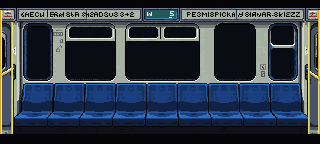
#> input picture tools/v53/img/tr_wall.png, 320 x 144 px, found by its file name
$ python tr_end.py
#> lines starting #> are read from the running program, lines starting #| are printed output that depends on the picture; after the words box and inside, x2 and y2 are one past the last pixel; in counts of white or black regions, pixels touching at a corner belong together
"""Version 69: the train's carriage end (web/bg/nightlife/tr_end.png): python3 tools/v69/tr_end.py

The old end piece (kept as tools/v69/tr_end_old.png) was a darker, bluer gangway door with a plain dark top, so every
carriage end read as a different picture stuck on. This keeps its door and recolours it into the carriage wall's own
grey (tr_wall.png), and gives it the wall's ceiling light strip and sign band with the coach letter in the middle, so the
end wall is part of the same carriage."""
import os
import numpy as np
from PIL import Image
HERE = os.path.dirname(os.path.abspath(__file__)); ROOT = os.path.dirname(os.path.dirname(HERE))
wall = np.asarray(Image.open(os.path.join(ROOT, 'web', 'bg', 'nightlife', 'tr_wall.png')).convert('RGBA')).astype(np.float32)
end = np.asarray(Image.open(os.path.join(HERE, 'tr_end_old.png')).convert('RGBA')).astype(np.float32)
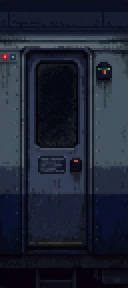
#> input picture tools/v69/tr_end_old.png, 64 x 144 px (shown 2 times larger)
H, W = end.shape[:2]
#> H = 144; W = 64
lum = lambda a: a[..., 0] * 0.3 + a[..., 1] * 0.59 + a[..., 2] * 0.11
# the wall's panel colour: its plain grey between the windows (rows 30..80, columns 160..190 sit on the pier by the W 5 sign)
pier = wall[30:80, 160:190, :3].reshape(-1, 3); pier = pier[lum(pier) > 90]
#> after `pier = wall[30:80, 160:190, :3].reshape(-1, 3)`: pier = 1500 rows, first 8: [5, 4, 6], [165, 176, 162], [160, 168, 155], [205, 209, 195], [5, 4, 6], [10, 12, 20], [10, 12, 20], [10, 12, 20]
#> after `pier = pier[lum(pier) > 90]`: pier = 114 rows, first 8: [165, 176, 162], [160, 168, 155], [205, 209, 195], [165, 176, 162], [165, 176, 162], [205, 209, 195], [165, 176, 162], [160, 168, 155]
tint = pier.mean(0) / lum(pier.mean(0)[None])[0]
#> tint = [0.98, 1.02, 0.959]
out = end.copy()
L = lum(end[..., :3])
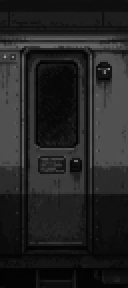
#> L: shape (144, 64) float32 (shown 2 times larger); min 1.66, max 158.4, mean 35.9
# brighten the door's dark blue-grey up to the wall's light, then colour it the wall's grey
k = np.clip(L * 1.45, 0, 255)
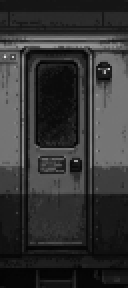
#> k: shape (144, 64) float32 (shown 2 times larger); min 2.41, max 229.7, mean 52.1
out[..., :3] = np.clip(k[..., None] * tint[None, None, :], 0, 255)
# keep the little red and green lights their own colours
sat = end[..., :3].max(-1) - end[..., :3].min(-1)
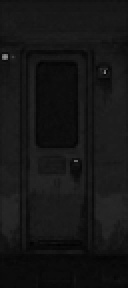
#> sat: shape (144, 64) float32 (shown 2 times larger); min 1, max 138, mean 21.7
out[sat > 60, :3] = end[sat > 60, :3]
#> out: shape (144, 64, 4) float32; mean R, G, B, A 51.1, 52.9, 49.9, 255
# the top: the wall's ceiling and its sign band, with the "W 5" coach plate in the middle
TOP = 22
band = np.repeat(wall[:TOP, 139:140], W, axis=1).copy()      # the plain band between two signs, stretched
band[:5] = wall[:5, 100:100 + W]                              # the ceiling with a light tube in it
plate = wall[5:TOP, 143:179]; x0 = (W - plate.shape[1]) // 2
#> after `x0 = (W - plate.shape[1]) // 2`: x0 = 14
band[5:TOP, x0:x0 + plate.shape[1]] = plate
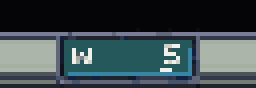
#> band: shape (22, 64, 4) float32 (shown 4 times larger); mean R, G, B, A 59.3, 72, 76, 255
out[:TOP] = band
#> out: shape (144, 64, 4) float32; mean R, G, B, A 53.5, 57.1, 55, 255
# a dark edge each side, like the wall's own vestibule frames
out[TOP:, :1, :3] = 20; out[TOP:, -1:, :3] = 20
#> after `out[TOP:, :1, :3] = 20`:
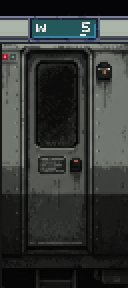
#> out: shape (144, 64, 4) float32 (shown 2 times larger); mean R, G, B, A 52.9, 56.4, 54.4, 255
#> after `out[TOP:, -1:, :3] = 20`:
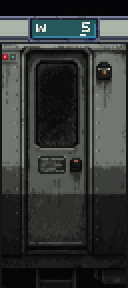
#> out: shape (144, 64, 4) float32 (shown 2 times larger); 1.32% of pixels changed, all inside (x1, y1, x2, y2) = (63, 22, 64, 144)
Image.fromarray(out.astype(np.uint8)).save(os.path.join(ROOT, 'web', 'bg', 'nightlife', 'tr_end.png'))
print('tr_end', W, H)
#| tr_end 64 144
